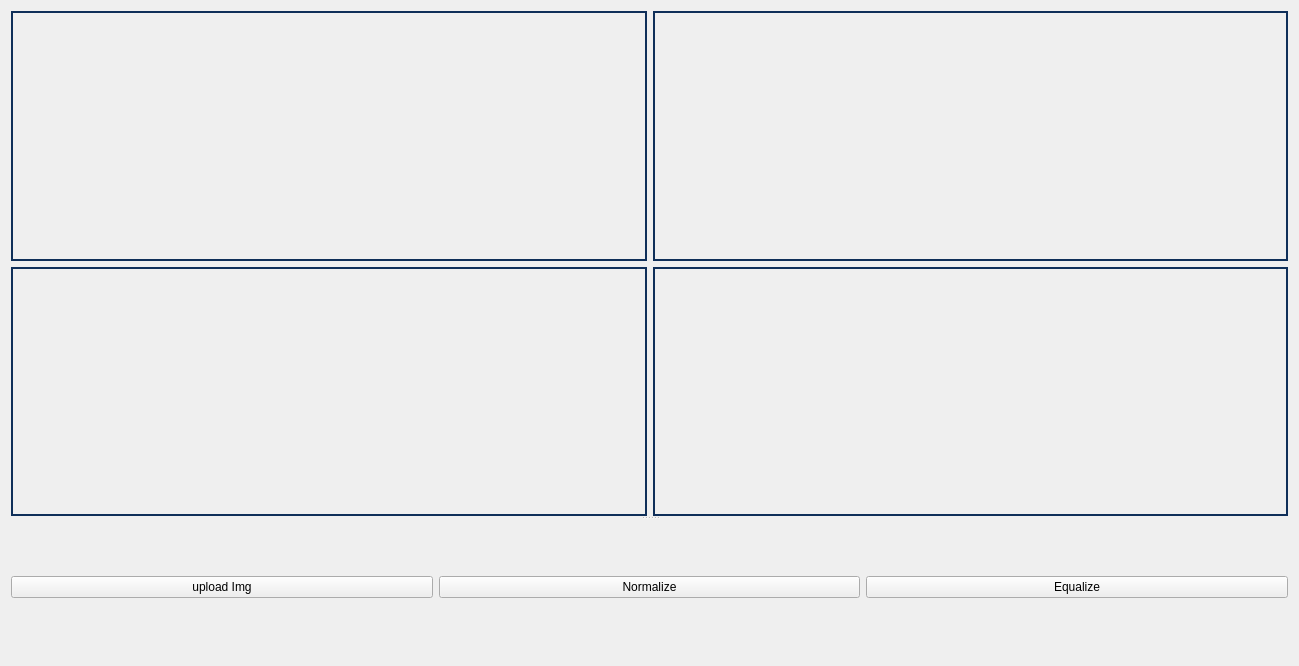
<?xml version="1.0" encoding="UTF-8"?>
<ui version="4.0">
 <class>HistogramWidget</class>
 <widget class="QWidget" name="HistogramWidget">
  <property name="geometry">
   <rect>
    <x>0</x>
    <y>0</y>
    <width>1299</width>
    <height>666</height>
   </rect>
  </property>
  <property name="windowTitle">
   <string>Form</string>
  </property>
  <layout class="QGridLayout" name="gridLayout_3">
   <item row="0" column="0">
    <widget class="QSplitter" name="splitter">
     <property name="orientation">
      <enum>Qt::Vertical</enum>
     </property>
     <widget class="QWidget" name="layoutWidget">
      <layout class="QGridLayout" name="gridLayout_2">
       <item row="1" column="0">
        <widget class="QLabel" name="originalEqualizedHistogramLabel">
         <property name="styleSheet">
          <string notr="true">border: 2px solid rgb(15, 47, 89);;
padding: 10px;</string>
         </property>
         <property name="text">
          <string/>
         </property>
        </widget>
       </item>
       <item row="1" column="1">
        <widget class="QLabel" name="processedEqualizedHistogramLabel">
         <property name="styleSheet">
          <string notr="true">border: 2px solid rgb(15, 47, 89);;
padding: 10px;</string>
         </property>
         <property name="text">
          <string/>
         </property>
        </widget>
       </item>
       <item row="0" column="1">
        <widget class="QLabel" name="processedImgLabel">
         <property name="styleSheet">
          <string notr="true">border: 2px solid rgb(15, 47, 89);;
padding: 10px;</string>
         </property>
         <property name="text">
          <string/>
         </property>
        </widget>
       </item>
       <item row="0" column="0">
        <widget class="QLabel" name="originalImgLabel">
         <property name="styleSheet">
          <string notr="true">border: 2px solid rgb(15, 47, 89);;
padding: 10px;</string>
         </property>
         <property name="text">
          <string/>
         </property>
        </widget>
       </item>
      </layout>
     </widget>
     <widget class="QWidget" name="layoutWidget">
      <layout class="QGridLayout" name="gridLayout">
       <item row="0" column="0">
        <widget class="QPushButton" name="uploadImgBtn">
         <property name="text">
          <string>upload Img</string>
         </property>
        </widget>
       </item>
       <item row="0" column="1">
        <widget class="QPushButton" name="normalizeBtn">
         <property name="text">
          <string>Normalize</string>
         </property>
        </widget>
       </item>
       <item row="0" column="2">
        <widget class="QPushButton" name="equalizeImg">
         <property name="text">
          <string>Equalize</string>
         </property>
        </widget>
       </item>
      </layout>
     </widget>
    </widget>
   </item>
  </layout>
 </widget>
 <resources/>
 <connections/>
</ui>
